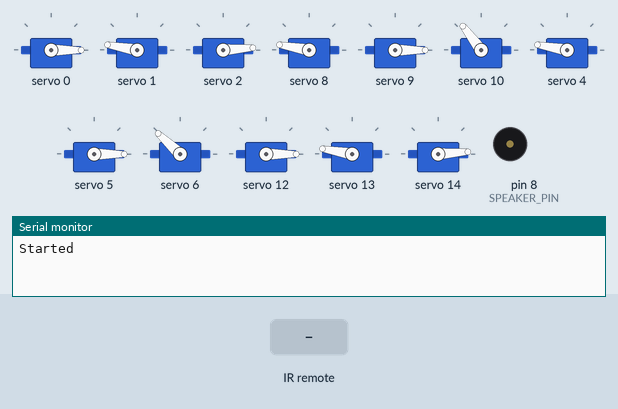
The sketch below on a simulated Arduino Uno, built with avr-gcc and run on an emulated ATmega328P. On the bench: 12 × servo, buzzer (waves = sounding), the last lines printed to the serial monitor. The inputs (shaded band) are chosen by the test bench.

Above: at 1.2 s.
1.3 s: infrared code 0xFFA25D received
At 2.4 s:
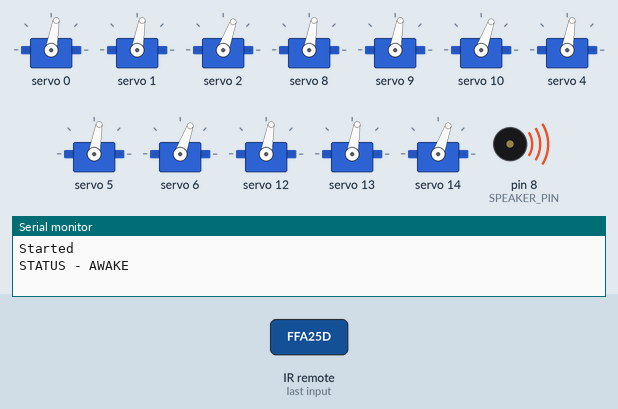
4.3 s: infrared code 0xFF22DD received
At 4.49 s:
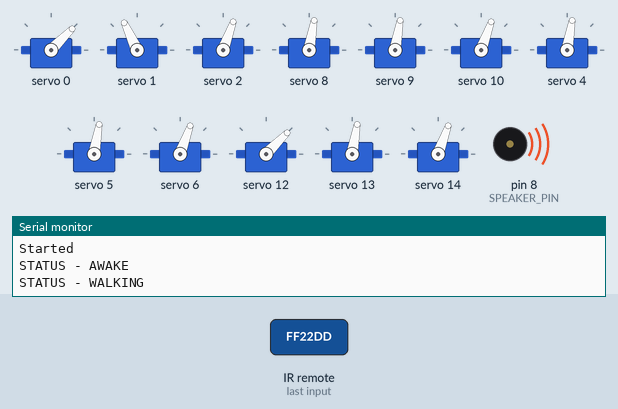
7.3 s: infrared code 0xFFC23D received
At 7.58 s:
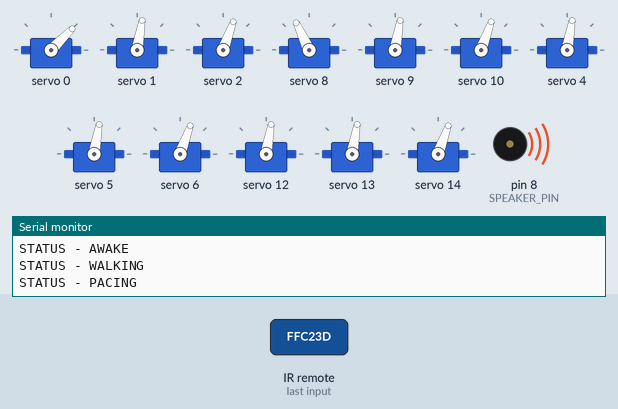
10.3 s: infrared code 0xFF629D received
At 10.37 s:
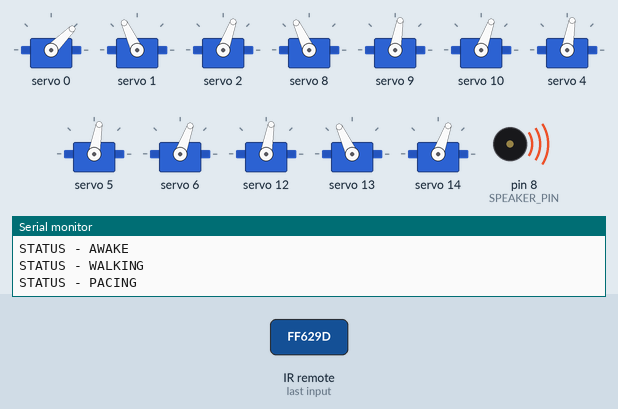
13.3 s: infrared code 0xFF02FD received
At 13.89 s:
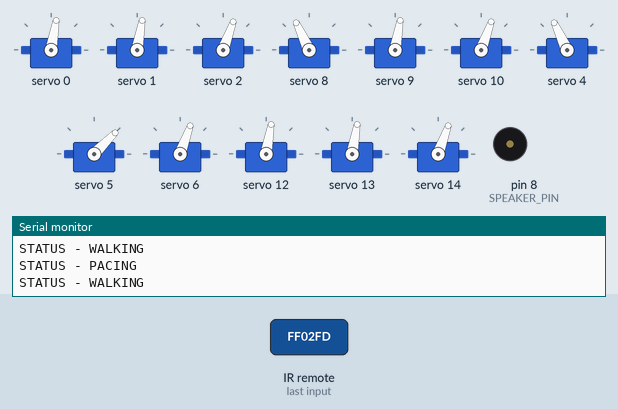
16.3 s: infrared code 0xFFE21D received
At 16.45 s:
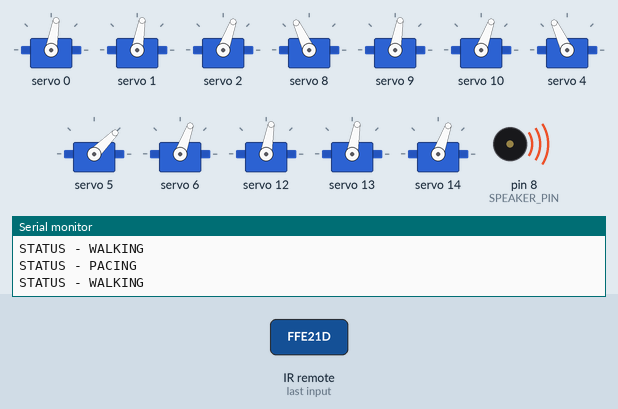
Timing chart, 0 to 20.3 s (numbered marks = the images above; inputs shaded):
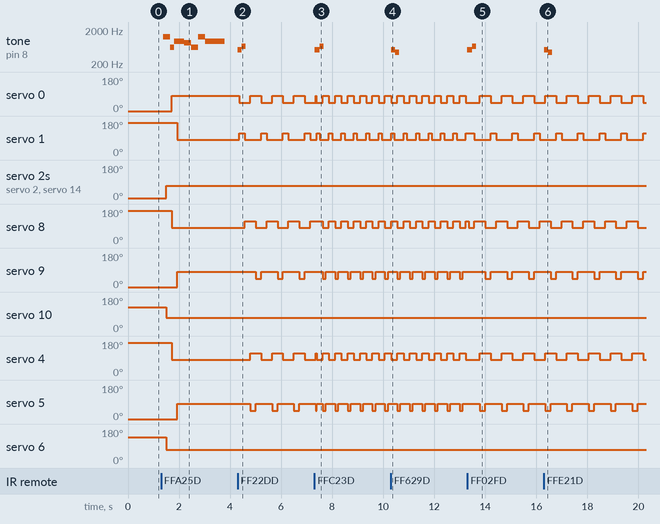

Measured:
- after the input at 1.3 s, tone on pin 8 (SPEAKER_PIN): plays 1245 Hz for 0.27 s, 622 Hz for 0.15 s, 932 Hz for 0.40 s, 831 Hz for 0.27 s, 622 Hz for 0.27 s, 1245 Hz for 0.27 s … (7 notes in this stretch), starting after 0.08 s; servo 0: 0° → 80° after 0.42 s
- after the input at 4.3 s, tone on pin 8 (SPEAKER_PIN): silent → 523 Hz at once, → 659 Hz 0.15 s later, → silent 0.15 s later; servo 0: alternates 80° for 0.42 s and 45° for 0.43 s, starting after 0.06 s
- after the input at 7.3 s, tone on pin 8 (SPEAKER_PIN): silent → 523 Hz at once, → 659 Hz 0.18 s later, → silent 0.15 s later; servo 1: alternates 115° for 0.12 s and 80° for 0.37 s, starting after 0.09 s
- after the input at 10.3 s, tone on pin 8 (SPEAKER_PIN): silent → 523 Hz at once, → 440 Hz 0.15 s later, → silent 0.15 s later
- after the input at 13.3 s, tone on pin 8 (SPEAKER_PIN): silent → 523 Hz at once, → 659 Hz 0.18 s later, → silent 0.15 s later; servo 0: alternates 80° for 0.42 s and 45° for 0.43 s, starting after 0.49 s
- after the input at 16.3 s, tone on pin 8 (SPEAKER_PIN): silent → 523 Hz at once, → 440 Hz 0.15 s later, → silent 0.15 s later

The sketch:

Drive.ino.ino
```cpp
#include <Arduino.h>

#include <IRremote.h>
#include <Servo.h>

#include <Wire.h>
#include <Adafruit_PWMServoDriver.h>

#include <math.h>

#include "buttons.h"
#include "types.h"
#include "pitches.h"

// Servo IDs
#define ID_Rotator_LF 0
#define ID_Lift_LF    1
#define ID_Kick_LF    2

#define ID_Rotator_RF 4
#define ID_Lift_RF    5
#define ID_Kick_RF    6

#define ID_Rotator_LB 8
#define ID_Lift_LB    9
#define ID_Kick_LB    10

#define ID_Rotator_RB 12
#define ID_Lift_RB    13
#define ID_Kick_RB    14

#define ID_Neck 15

// directions
#define DIRECTION_FORWARD 0
#define DIRECTION_BACKWARD 1
#define DIRECTION_LEFT 2
#define DIRECTION_RIGHT 3

// Loop states
const int SLEEP =  1;
const int SLEEP_LOOP = 2;
const int AWAKE = 3;
const int AWAKE_LOOP = 4;
const int WALK = 5;
const int WALK_LOOP = 6;
const int PACE = 7;
const int PACE_LOOP  = 8;


Adafruit_PWMServoDriver pwm = Adafruit_PWMServoDriver();
#define SERVO_FREQ 50


/*  NOTES
 *  ------------------------
 *  PIN LAYOUT
 *
 * I2C
 *  - SDA : A4
 *  - SCL : A5
 *  - GRD : GRD
 *  - VCC : 5V
 *
 */

 /* SERVO LIMIT NOTES
 * Normal  : range(90, 470)
 * Serve 14: range(120, 400)
 *
 * B LEGS NEED LIFT + KICK REVERSED
 *
 * rotator reverse 4 and 8
 *
 */


// ----------------------------- MELODIES ----------------------------- //


// Melody data

Melody mel_awake = {{NOTE_DS6, NOTE_DS5, NOTE_AS5, NOTE_GS5, NOTE_DS5, NOTE_DS6, NOTE_AS5}, {250, 125, 375, 250, 250, 250, 750}, 7};
Melody mel_sleep = {{NOTE_GS5, NOTE_DS5, NOTE_GS4, NOTE_AS4}, {500, 500, 500, 500}, 4};
Melody mel_error = {{NOTE_C5, NOTE_A4}, {125, 125}, 2};
Melody mel_ping = {{NOTE_C5, NOTE_E5}, {125, 125}, 2};

// Play Melodies

Melody mel_active = {};

int next_note_time = 0;
int current_note = 0;

void init_melody(Melody mel){
  mel_active = mel;
  next_note_time = 0;
  current_note = 0;

  // Stop ir to avoid interferance
  IrReceiver.stop();
}

#define SPEAKER_PIN 8
void play_melody(){
  // If the current note duration has not expired
  long current_time = millis();
  if(current_time < next_note_time) return;

  if(current_note <= mel_active.number_of_notes){
    // Play the next note
    tone(SPEAKER_PIN, mel_active.notes[current_note]);

    // Set the next note index and time
    next_note_time = current_time + mel_active.lengths[current_note];
    current_note ++;
  }
  else{
    // stop tone and restart IR
    noTone(SPEAKER_PIN);
    IrReceiver.start();
  }
}


// ----------------------------- INFRA-RED ----------------------------- //


const int RECV_PIN = 5;
IRrecv irrecv(RECV_PIN);
decode_results ir_results;

long current_ir_value = 0;
long last_ir_value = 0;

long ir_value = 0;

void readIR(){
  // get the ir value then resume to let it receive the next one
  irrecv.decode(&ir_results);
  irrecv.resume();

  /* Trigger when button is clicked down
   *   ir_values stores the value of the ir receiver
   *   Each button has a unique value (listed in buttons.h)
   *   the value clears after 1 loop iteration
   */
  if(ir_results.value != IR_REDO && ir_results.value != 0){

    ir_value = ir_results.value;
  }
  else if (ir_results.value == 0){
    ir_value = 0;
  }

  ir_results.value = 0;


  // play tones for user feedback
  if(ir_value == IR_POWER ||
     ir_value == 0) return;

  if(ir_value == IR_FOUR ||
     ir_value == IR_TWO ||
     ir_value == IR_SIX ||
     ir_value == IR_EIGHT ||
     ir_value == IR_PLAY){
     init_melody(mel_ping);
     return;
  }
  else{
    init_melody(mel_error);
     return;
  }
}

// ----------------------------- SERVOS ----------------------------- //

// Parameters
const RobotState lower_limit = {{470, 90, 120}, {90, 470, 400}, {90, 470, 380}, {470, 90, 120}, 280};
const RobotState upper_limit = {{90, 470, 400}, {470, 90, 120}, {470, 90, 140}, {90, 470, 400}, 280};

const RobotState fine_offset = {{0, 0, 0}, {0, 0, 0}, {0, 0, 0}, {0, 0, 0}, 0};

// Configurations
RobotState cfg_active = {{0, 0, 0}, {0, 0, 0}, {0, 0, 0}, {0, 0, 0}, 0};

const RobotState cfg_start = {{1024, 1024, 0}, {1024, 1024, 0}, {1024, 1024, 0}, {1024, 1024, 0}, 512};
const RobotState cfg_awake = {{512, 512, 512}, {512, 512, 512}, {512, 512, 512}, {512, 512, 512}, 512};
const RobotState cfg_sleep = {{1024, 1024, 0}, {1024, 1024, 0}, {1024, 1024, 0}, {1024, 1024, 0}, 512};

// Animation

  // awake
const RobotState cfg_wake_up_1 = {{1024, 1024, 512}, {1024, 1024, 512}, {1024, 1024, 512}, {1024, 1024, 512}, 512};
const RobotState cfg_wake_up_2 = {{512, 1024, 512},  {512, 1024, 512},  {512, 1024, 512},  {512, 1024, 512},  512};
const Animation anim_awake = {{cfg_start, cfg_wake_up_1, cfg_wake_up_2, cfg_awake}, {100, 200, 200, 200}, 4, false};

 // sleep
const Animation anim_sleep = {{cfg_awake, cfg_wake_up_2, cfg_wake_up_1,  cfg_sleep}, {200, 200, 200, 100}, 4, false};

const Animation anim_stand = {{cfg_awake}, {0}, 1, false};

  // walk f/b
//const RobotState anim_walk_fwd_1 = {{712, 712, 512}, {512, 512, 512}, {512, 512, 512}, {712, 512, 512}, 512};
//const RobotState anim_walk_fwd_2 = {{712, 512, 512}, {512, 512, 512}, {712, 512, 512}, {512, 712, 512}, 512};
//const RobotState anim_walk_fwd_3 = {{512, 512, 512}, {712, 712, 512}, {712, 512, 512}, {512, 512, 512}, 512};
//const RobotState anim_walk_fwd_4 = {{512, 512, 512}, {712, 512, 512}, {512, 712, 512}, {712, 512, 512}, 512};

const Animation anim_walk_fwd = {{{{712, 712, 512}, {512, 512, 512}, {512, 512, 512}, {712, 512, 512}, 512},
                                  {{712, 512, 512}, {512, 512, 512}, {712, 512, 512}, {512, 712, 512}, 512},
                                  {{512, 512, 512}, {712, 712, 512}, {712, 512, 512}, {512, 512, 512}, 512},
                                  {{512, 512, 512}, {712, 512, 512}, {512, 712, 512}, {712, 512, 512}, 512}},
                                 {200, 200, 200, 200}, 4, true};

const Animation anim_walk_bwd = {{{{512, 512, 512}, {712, 512, 512}, {512, 712, 512}, {712, 512, 512}, 512},
                                  {{512, 512, 512}, {712, 712, 512}, {712, 512, 512}, {512, 512, 512}, 512},
                                  {{712, 512, 512}, {512, 512, 512}, {712, 512, 512}, {512, 712, 512}, 512},
                                  {{712, 712, 512}, {512, 512, 512}, {512, 512, 512}, {712, 512, 512}, 512}},
                                 {200, 200, 200, 200}, 4, true};

  // walk l/r
const RobotState anim_walk_lft_1 = {{312, 712, 512}, {512, 512, 512}, {512, 512, 512}, {312, 512, 512}, 512};
const RobotState anim_walk_lft_2 = {{312, 512, 512}, {512, 512, 512}, {312, 512, 512}, {512, 712, 512}, 512};
const RobotState anim_walk_lft_3 = {{512, 512, 512}, {312, 712, 512}, {312, 512, 512}, {512, 512, 512}, 512};
RobotState anim_walk_lft_4 = {{512, 512, 512}, {312, 512, 512}, {512, 712, 512}, {312, 512, 512}, 512};

const Animation anim_walk_lft = {{anim_walk_lft_1, anim_walk_lft_2, anim_walk_lft_3, anim_walk_lft_4}, {200, 200, 200, 200}, 4, true};
const Animation anim_walk_rht = {{anim_walk_lft_4, anim_walk_lft_3, anim_walk_lft_2, anim_walk_lft_1}, {200, 200, 200, 200}, 4, true};

  // pace f/b
const RobotState anim_pace_fwd_1 = {{712, 712, 512}, {512, 512, 512}, {712, 512, 512}, {512, 712, 512}, 512};
const RobotState anim_pace_fwd_2 = {{712, 512, 512}, {512, 512, 512}, {712, 512, 512}, {512, 512, 512}, 512};
const RobotState anim_pace_fwd_3 = {{512, 512, 512}, {712, 712, 512}, {512, 712, 512}, {712, 512, 512}, 512};
const RobotState anim_pace_fwd_4 = {{512, 512, 512}, {712, 512, 512}, {512, 512, 512}, {712, 512, 512}, 512};

const Animation anim_pace_fwd = {{anim_pace_fwd_1, anim_pace_fwd_2, anim_pace_fwd_3, anim_pace_fwd_4}, {100, 100, 100, 100}, 4, true};
const Animation anim_pace_bwd = {{anim_pace_fwd_4, anim_pace_fwd_3, anim_pace_fwd_2, anim_pace_fwd_1}, {100, 100, 100, 100}, 4, true};

  // pace f/b
const RobotState anim_pace_lft_1 = {{312, 712, 512}, {512, 512, 512}, {312, 512, 512}, {512, 712, 512}, 512};
const RobotState anim_pace_lft_2 = {{312, 512, 512}, {512, 512, 512}, {312, 512, 512}, {512, 512, 512}, 512};
const RobotState anim_pace_lft_3 = {{512, 512, 512}, {312, 712, 512}, {512, 712, 512}, {312, 512, 512}, 512};
const RobotState anim_pace_lft_4 = {{512, 512, 512}, {312, 512, 512}, {512, 512, 512}, {312, 512, 512}, 512};

const Animation anim_pace_lft = {{anim_pace_lft_1, anim_pace_lft_2, anim_pace_lft_3, anim_pace_lft_4}, {100, 100, 100, 100}, 4, true};
const Animation anim_pace_rht = {{anim_pace_lft_4, anim_pace_lft_3, anim_pace_lft_2, anim_pace_lft_1}, {100, 100, 100, 100}, 4, true};

/*
 *  Doesn't work with tetra
  // trot
RobotState anim_trot_1 = {{712, 712, 512}, {512, 512, 512}, {512, 712, 512}, {712, 512, 512}, 512};
RobotState anim_trot_2 = {{712, 512, 512}, {512, 512, 512}, {512, 512, 512}, {712, 512, 512}, 512};
RobotState anim_trot_3 = {{512, 512, 512}, {712, 712, 512}, {712, 512, 512}, {512, 712, 512}, 512};
RobotState anim_trot_4 = {{512, 512, 512}, {712, 512, 512}, {712, 512, 512}, {512, 512, 512}, 512};

Animation anim_trot = {{anim_trot_1, anim_trot_2, anim_trot_3, anim_trot_4}, {50, 50, 50, 50}, 4, true};
*/

// Play Animations

Animation anim_active = {};
int current_frame = 0;
int next_frame_time = 0;

void init_animation(Animation new_animation){
  anim_active = new_animation;
  current_frame = 0;
  next_frame_time = 0;
}

void play_animation(){
  // Loop back to frame 0 if this is a looping animation
  if(anim_active.is_looping && current_frame >= anim_active.number_of_frames){
      current_frame = 0;
    }

  // If there are more frames to be played
  if(current_frame < anim_active.number_of_frames){

    // If the current frame's duration has ended
    long current_time = millis();
    if(current_time >= next_frame_time){

      // Set the active configuration to the frame data
      cfg_active.LeftFront  = anim_active.frames[current_frame].LeftFront;
      cfg_active.RightFront = anim_active.frames[current_frame].RightFront;
      cfg_active.LeftBack   = anim_active.frames[current_frame].LeftBack;
      cfg_active.RightBack  = anim_active.frames[current_frame].RightBack;

      // Set the next frame index and time
      next_frame_time = current_time + anim_active.lengths[current_frame];
      current_frame ++;
    }

  }

}


// ------------------------------- SETUP  ------------------------------- //

void setup() {
  Serial.begin(9600);
  pwm.begin();
  pwm.setOscillatorFrequency(27000000);
  pwm.setPWMFreq(SERVO_FREQ);

  irrecv.enableIRIn();
  irrecv.blink13(true);

  Serial.println("Started");

  cfg_active = cfg_start;
}


// ----------------------------- MAIN LOOP ----------------------------- //


String command = "";
long state = SLEEP_LOOP;

int dir = DIRECTION_FORWARD;
void loop() {
  // STATE MACHINE
  // ----  SLEEP  ---- //
  if(state == SLEEP){
    state = SLEEP_LOOP;

    init_animation(anim_sleep);
    init_melody(mel_sleep);
    Serial.println("STATUS - SLEEP");
  }
  else if(state == SLEEP_LOOP){
    // EXIT CASES
    if(ir_value == IR_POWER){
      state = AWAKE;
    }
  }

  // ----  AWAKE  ---- //
  else if(state == AWAKE){
    init_animation(anim_awake);
    state = AWAKE_LOOP;
    init_melody(mel_awake);
    Serial.println("STATUS - AWAKE");
  }
  else if(state == AWAKE_LOOP){
    // EXIT CASES
    if(ir_value == IR_POWER){
      state = SLEEP;
    }
    else if(ir_value == IR_PLAY){
      state = WALK;
    }
    else if(ir_value == IR_TWO){
      dir = DIRECTION_FORWARD;
    }
    else if(ir_value == IR_EIGHT){
      dir = DIRECTION_BACKWARD;
    }
    else if(ir_value == IR_FOUR){
      dir = DIRECTION_LEFT;
    }
    else if(ir_value == IR_SIX){
      dir = DIRECTION_RIGHT;
    }
  }

  // ----  WALK  ---- //
  else if(state == WALK){

    state = WALK_LOOP;

    Serial.println("STATUS - WALKING");

    switch(dir){
      case DIRECTION_FORWARD:
        init_animation(anim_walk_fwd);
        break;
      case DIRECTION_BACKWARD:
        init_animation(anim_walk_bwd);
        break;
      case DIRECTION_LEFT:
        init_animation(anim_walk_lft);
        break;
      case DIRECTION_RIGHT:
        init_animation(anim_walk_rht);
        break;
    }
  }
  else if(state == WALK_LOOP){

    // IR FUNCTIONS + EXIT CASES
    if(ir_value == IR_FFWD){
      init_melody(mel_ping);
      state = PACE;
    }
    else if(ir_value == IR_RWD){
      init_melody(mel_error);
    }
    else if(ir_value == IR_POWER){
      state = SLEEP;
    }
    else if(ir_value == IR_PLAY){
      init_animation(anim_stand);
      Serial.println("STATUS - STANDING");
      state = AWAKE_LOOP;
    }
    else if(ir_value == IR_TWO){
      dir = DIRECTION_FORWARD;
      state = WALK;
    }
    else if(ir_value == IR_EIGHT){
      dir = DIRECTION_BACKWARD;
      state = WALK;
    }
    else if(ir_value == IR_FOUR){
      dir = DIRECTION_LEFT;
      state = WALK;
    }
    else if(ir_value == IR_SIX){
      dir = DIRECTION_RIGHT;
      state = WALK;
    }
  }

  // ----  PACE  ---- //
  else if(state == PACE){
    switch(dir){
      case DIRECTION_FORWARD:
        init_animation(anim_pace_fwd);
        break;
      case DIRECTION_BACKWARD:
        init_animation(anim_pace_bwd);
        break;
      case DIRECTION_LEFT:
        init_animation(anim_pace_lft);
        break;
      case DIRECTION_RIGHT:
        init_animation(anim_pace_rht);
        break;
    }

    state = PACE_LOOP;
    Serial.println("STATUS - PACING");
  }
  else if(state == PACE_LOOP){
    // IR FUNCTIONS + EXIT CASES
    if(ir_value == IR_RWD){
      init_melody(mel_ping);
      state = WALK;
    }
    else if(ir_value == IR_FFWD){
      init_melody(mel_error);
    }
    else if(ir_value == IR_POWER){
      state = SLEEP;
    }
    else if(ir_value == IR_PLAY){
      Serial.println("STATUS - STANDING");
      init_animation(anim_stand);
      state = AWAKE_LOOP;
    }
    else if(ir_value == IR_TWO){
      dir = DIRECTION_FORWARD;
      state = PACE;
    }
    else if(ir_value == IR_EIGHT){
      dir = DIRECTION_BACKWARD;
      state = PACE;
    }
    else if(ir_value == IR_FOUR){
      dir = DIRECTION_LEFT;
      state = PACE;
    }
    else if(ir_value == IR_SIX){
      dir = DIRECTION_RIGHT;
      state = PACE;
    }
  }

  play_animation();
  write_servos();
  readIR();
  play_melody();
  delay(20);
}

//https://arduino.stackexchange.com/questions/1013/how-do-i-split-an-incoming-string

// ----------------------------- UTILITY ----------------------------- //

void print_robot_state(){
  Serial.println("Tetra State \n-----------------------------------");

  Serial.print("Left Front: ");
  Serial.print("Roator - " + String(cfg_active.LeftFront.Rotator) + " ");
  Serial.print("Lift - " + String(cfg_active.LeftFront.Lift) + " ");
  Serial.println("Kick - " + String(cfg_active.LeftFront.Kick)+ " ");

  Serial.print("Right Front: ");
  Serial.print("Roator - " + String(cfg_active.RightFront.Rotator) + " ");
  Serial.print("Lift - " + String(cfg_active.RightFront.Lift)+ " ");
  Serial.println("Kick - " + String(cfg_active.RightFront.Kick)+ " ");

  Serial.print("Left Back: ");
  Serial.print("Roator - " + String(cfg_active.LeftBack.Rotator) + " ");
  Serial.print("Lift - " + String(cfg_active.LeftBack.Lift)+ " ");
  Serial.println("Kick - " + String(cfg_active.LeftBack.Kick) + " ");

  Serial.print("Left Back: ");
  Serial.print("Roator - " + String(cfg_active.RightBack.Rotator) + " ");
  Serial.print("Lift - " + String(cfg_active.RightBack.Lift) + " ");
  Serial.println("Kick - " + String(cfg_active.RightBack.Kick) + " ");
}

// ----------------------------- SERVO CONTROL ----------------------------- //

void set_leg(String leg, int Rotator, int Lift, int Kick){
  // set the leg state in cfg_active
  if(leg == "LF") {
      cfg_active.LeftFront = {Rotator, Lift, Kick};
  }
  else if(leg == "LB") {
      cfg_active.LeftBack = {Rotator, Lift, Kick};
  }
  else if(leg == "RF") {
      cfg_active.RightFront = {Rotator, Lift, Kick};
  }
  else if(leg == "RB") {
      cfg_active.RightFront = {Rotator, Lift, Kick};
  }
  else {
      Serial.println("Bad Input");
  }

  print_robot_state();
}

void write_servo(int id, int freq){
  // set the pwm for 1 servo
  pwm.setPWM(id, 0, freq);
}

void write_servos(){
  // set the pwm for each servo
  pwm.setPWM(ID_Rotator_LF, 0, map(cfg_active.LeftFront.Rotator + fine_offset.LeftFront.Rotator, 0, 1024,   lower_limit.LeftFront.Rotator,  upper_limit.LeftFront.Rotator));
  pwm.setPWM(ID_Lift_LF,    0, map(cfg_active.LeftFront.Lift    + fine_offset.LeftFront.Lift, 0, 1024,      lower_limit.LeftFront.Lift,     upper_limit.LeftFront.Lift   ));
  pwm.setPWM(ID_Kick_LF,    0, map(cfg_active.LeftFront.Kick    + fine_offset.LeftFront.Kick, 0, 1024,      lower_limit.LeftFront.Kick,     upper_limit.LeftFront.Kick   ));

  pwm.setPWM(ID_Rotator_LB, 0, map(cfg_active.LeftBack.Rotator + fine_offset.LeftBack.Rotator, 0, 1024,     lower_limit.LeftBack.Rotator,   upper_limit.LeftBack.Rotator));
  pwm.setPWM(ID_Lift_LB,    0, map(cfg_active.LeftBack.Lift    + fine_offset.LeftBack.Lift, 0, 1024,        lower_limit.LeftBack.Lift,      upper_limit.LeftBack.Lift   ));
  pwm.setPWM(ID_Kick_LB,    0, map(cfg_active.LeftBack.Kick    + fine_offset.LeftBack.Kick, 0, 1024,        lower_limit.LeftBack.Kick,      upper_limit.LeftBack.Kick   ));

  pwm.setPWM(ID_Rotator_RF, 0, map(cfg_active.RightFront.Rotator + fine_offset.RightFront.Rotator, 0, 1024, lower_limit.RightFront.Rotator, upper_limit.RightFront.Rotator));
  pwm.setPWM(ID_Lift_RF,    0, map(cfg_active.RightFront.Lift    + fine_offset.RightFront.Lift, 0, 1024,    lower_limit.RightFront.Lift,    upper_limit.RightFront.Lift   ));
  pwm.setPWM(ID_Kick_RF,    0, map(cfg_active.RightFront.Kick    + fine_offset.RightFront.Kick, 0, 1024,    lower_limit.RightFront.Kick,    upper_limit.RightFront.Kick   ));

  pwm.setPWM(ID_Rotator_RB, 0, map(cfg_active.RightBack.Rotator + fine_offset.RightBack.Rotator, 0, 1024,   lower_limit.RightBack.Rotator,  upper_limit.RightBack.Rotator));
  pwm.setPWM(ID_Lift_RB,    0, map(cfg_active.RightBack.Lift    + fine_offset.RightBack.Lift, 0, 1024,      lower_limit.RightBack.Lift,     upper_limit.RightBack.Lift  ));
  pwm.setPWM(ID_Kick_RB,    0, map(cfg_active.RightBack.Kick    + fine_offset.RightBack.Kick, 0, 1024,      lower_limit.RightBack.Kick,     upper_limit.RightBack.Kick  ));

  pwm.setPWM(ID_Neck,       0, map(cfg_active.Neck + fine_offset.Neck, 0, 1024, lower_limit.Neck, upper_limit.Neck  ));

}
```

Source omitted: buttons.h (601 bytes), pitches.h (2032 bytes), types.h (424 bytes)
